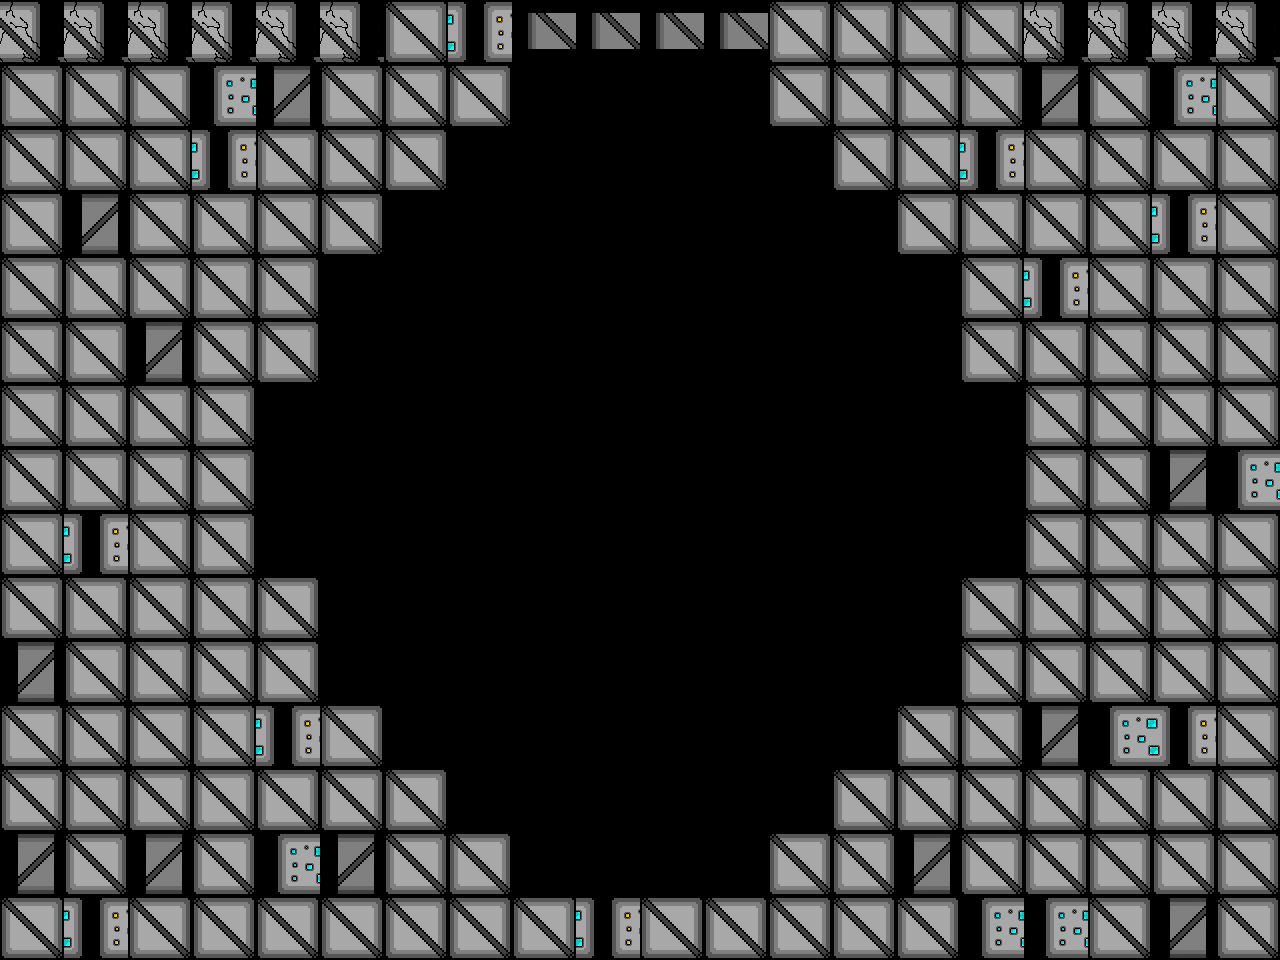

Below is a game level as drawn by its tile map, then a one-line description and the .tmx that defines it (tile-layer data replaced by summaries):
An orthogonal 20x15 tile map with 64x64 px tiles, 1 tile layer (Tile Layer 2) and 3 objects (ScrollingBackground, Player, MoveSpeedUp).

<map version="1.0" tiledversion="1.0.3" orientation="orthogonal" renderorder="right-down" width="20" height="15" tilewidth="64" tileheight="64" nextobjectid="59">
 <properties>
  <property name="assassin" value="assets/assasin_rightLeftSpritesheet.png" />
  <property name="backgroundEasy" value="assets/backgroundEasy.png" />
  <property name="backgroundHard" value="assets/backgroundHard.png" />
  <property name="backgroundMedium" value="assets/backgroundMedium.png" />
  <property name="boss" value="assets/boss.png" />
  <property name="bossexplosion" value="assets/bossexplosion.png" />
  <property name="damageUp" value="assets/metalBoxCoin.png" />
  <property name="explosion" value="assets/explosion.png" />
  <property name="firingRateUp" value="assets/metalBoxCoin.png" />
  <property name="healthUp" value="assets/metalBoxHeart.png" />
  <property name="largeexplosion" value="assets/largeexplosion.png" />
  <property name="loading" value="assets/loading.png" />
  <property name="moveSpeedUp" value="assets/metalBoxCoin.png" />
  <property name="newborn" value="assets/newborn_spritesheet(h54_w62).png" />
  <property name="player" value="assets/playerSpriteSheetTemp.png" />
  <property name="reward" value="assets/reward1.png" />
  <property name="smallexplosion" value="assets/smallexplosion.png" />
  <property name="uno" value="assets/uno_Static.png" />
 </properties>
 <tileset firstgid="1" name="blocks1" tilewidth="64" tileheight="64" tilecount="14" columns="14">
  <image source="blocks1.png" width="900" height="64" />
 </tileset>
 <objectgroup color="#00ff00" name="Object Layer 1">
  <object id="59" name="Background" type="ScrollingBackground" x="0" y="0" width="64" height="64">
   <properties>
    <property name="numFrames" value="1" />
    <property name="textureHeight" value="960" />
    <property name="textureID" value="backgroundEasy" />
    <property name="textureWidth" value="1280" />
   </properties>
  </object>
  <object id="55" name="Player1" type="Player" x="609.909" y="780.152" width="36" height="64">
   <properties>
    <property name="numFrames" value="3" />
    <property name="textureHeight" value="60" />
    <property name="textureID" value="player" />
    <property name="textureWidth" value="34" />
   </properties>
  </object>
  <object id="62" name="MoveSpeedUp" type="MoveSpeedUp" x="600.061" y="434.909" width="64" height="64">
   <properties>
    <property name="numFrames" value="1" />
    <property name="textureHeight" value="64" />
    <property name="textureID" value="moveSpeedUp" />
    <property name="textureWidth" value="64" />
   </properties>
  </object>
 </objectgroup>
 <layer name="Tile Layer 2" width="20" height="15">
  <properties>
   <property name="collidable" value="" />
  </properties>
  <data>[300 cells, 188 non-empty, 6 distinct tile ids]</data>
 </layer>
</map>
